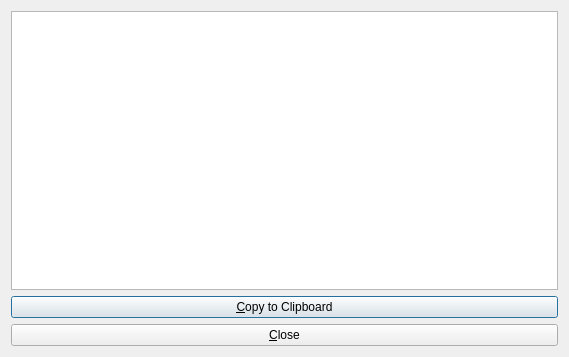
<?xml version="1.0" encoding="UTF-8"?>
<ui version="4.0">
 <class>OpenKey</class>
 <widget class="QDialog" name="OpenKey">
  <property name="windowModality">
   <enum>Qt::WindowModal</enum>
  </property>
  <property name="geometry">
   <rect>
    <x>0</x>
    <y>0</y>
    <width>569</width>
    <height>357</height>
   </rect>
  </property>
  <property name="windowTitle">
   <string>Dialog</string>
  </property>
  <property name="modal">
   <bool>true</bool>
  </property>
  <layout class="QVBoxLayout" name="verticalLayout">
   <item>
    <widget class="QTextEdit" name="textEdit">
     <property name="readOnly">
      <bool>true</bool>
     </property>
    </widget>
   </item>
   <item>
    <widget class="QPushButton" name="copyButton">
     <property name="text">
      <string>&amp;Copy to Clipboard</string>
     </property>
     <property name="icon">
      <iconset resource="../icons/temp_icons.qrc">
       <normaloff>:/tab/copy.png</normaloff>:/tab/copy.png</iconset>
     </property>
    </widget>
   </item>
   <item>
    <widget class="QPushButton" name="closeButton">
     <property name="text">
      <string>&amp;Close</string>
     </property>
     <property name="icon">
      <iconset resource="../icons/temp_icons.qrc">
       <normaloff>:/edit_icon/close.png</normaloff>:/edit_icon/close.png</iconset>
     </property>
    </widget>
   </item>
  </layout>
 </widget>
 <resources>
  <include location="../icons/temp_icons.qrc"/>
 </resources>
 <connections>
  <connection>
   <sender>closeButton</sender>
   <signal>clicked()</signal>
   <receiver>OpenKey</receiver>
   <slot>reject()</slot>
   <hints>
    <hint type="sourcelabel">
     <x>36</x>
     <y>337</y>
    </hint>
    <hint type="destinationlabel">
     <x>2</x>
     <y>311</y>
    </hint>
   </hints>
  </connection>
  <connection>
   <sender>copyButton</sender>
   <signal>clicked()</signal>
   <receiver>OpenKey</receiver>
   <slot>copy()</slot>
   <hints>
    <hint type="sourcelabel">
     <x>90</x>
     <y>314</y>
    </hint>
    <hint type="destinationlabel">
     <x>2</x>
     <y>274</y>
    </hint>
   </hints>
  </connection>
 </connections>
 <slots>
  <slot>copy()</slot>
 </slots>
</ui>
